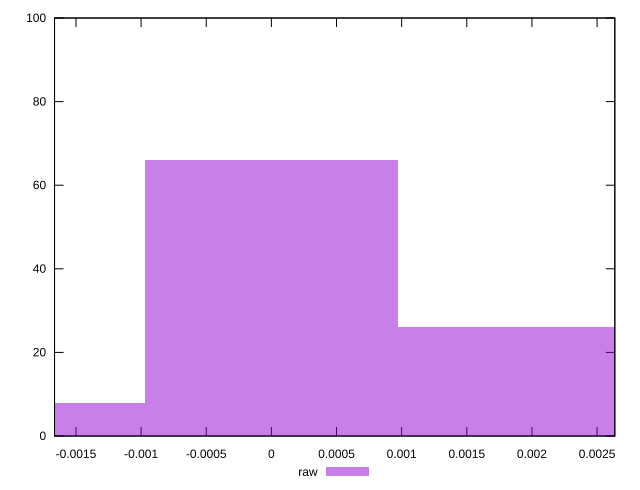

This chart was generated by the following gnuplot code:
reset

$raw <<EOF
0.0019468273518303035 26
0 66
-0.0019468273518303035 8
EOF

set key outside below
set boxwidth 0.0019468273518303035
set xrange [-0.0016644743355825357:0.0026362597634989465]
set yrange [0:100]
set trange [0:100]
set style fill transparent solid 0.5 noborder
set terminal svg size 640, 490 enhanced background rgb 'white'
set output "report_00013_2021-02-09T12-04-24.940Z/meta/pScore-difference/samples/pages+cached/raw/histogram.svg"

plot $raw title "raw" with boxes

reset
